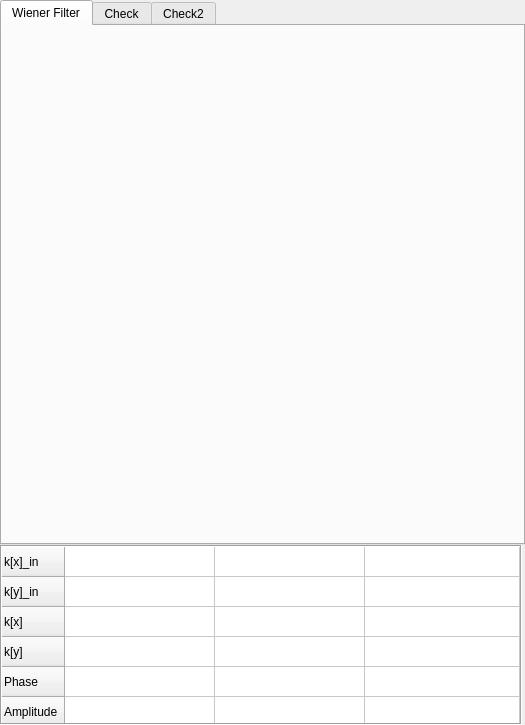
<?xml version="1.0" encoding="UTF-8"?>
<ui version="4.0">
 <class>CalibrationMessage</class>
 <widget class="QWidget" name="CalibrationMessage">
  <property name="geometry">
   <rect>
    <x>0</x>
    <y>0</y>
    <width>525</width>
    <height>725</height>
   </rect>
  </property>
  <property name="sizePolicy">
   <sizepolicy hsizetype="Expanding" vsizetype="Expanding">
    <horstretch>0</horstretch>
    <verstretch>0</verstretch>
   </sizepolicy>
  </property>
  <property name="minimumSize">
   <size>
    <width>50</width>
    <height>50</height>
   </size>
  </property>
  <property name="maximumSize">
   <size>
    <width>1000</width>
    <height>1000</height>
   </size>
  </property>
  <property name="windowTitle">
   <string>Calibration results</string>
  </property>
  <layout class="QVBoxLayout" name="verticalLayout_2">
   <property name="spacing">
    <number>0</number>
   </property>
   <property name="leftMargin">
    <number>0</number>
   </property>
   <property name="topMargin">
    <number>0</number>
   </property>
   <property name="rightMargin">
    <number>0</number>
   </property>
   <property name="bottomMargin">
    <number>0</number>
   </property>
   <item>
    <layout class="QVBoxLayout" name="verticalLayout">
     <item>
      <widget class="QTabWidget" name="tabWidget">
       <property name="enabled">
        <bool>true</bool>
       </property>
       <property name="currentIndex">
        <number>0</number>
       </property>
       <widget class="QWidget" name="wienerfilterTab">
        <attribute name="title">
         <string>Wiener Filter</string>
        </attribute>
        <layout class="QVBoxLayout" name="verticalLayout_3">
         <item>
          <layout class="QGridLayout" name="wienerfilterLayout">
           <property name="spacing">
            <number>0</number>
           </property>
          </layout>
         </item>
        </layout>
       </widget>
       <widget class="QWidget" name="tab_3">
        <property name="enabled">
         <bool>false</bool>
        </property>
        <attribute name="title">
         <string>Check</string>
        </attribute>
        <layout class="QVBoxLayout" name="verticalLayout_4">
         <property name="spacing">
          <number>0</number>
         </property>
         <property name="leftMargin">
          <number>0</number>
         </property>
         <property name="topMargin">
          <number>0</number>
         </property>
         <property name="rightMargin">
          <number>0</number>
         </property>
         <property name="bottomMargin">
          <number>0</number>
         </property>
         <item>
          <layout class="QFormLayout" name="formLayout_2"/>
         </item>
        </layout>
       </widget>
       <widget class="QWidget" name="tab_2">
        <property name="enabled">
         <bool>false</bool>
        </property>
        <attribute name="title">
         <string>Check2</string>
        </attribute>
        <layout class="QVBoxLayout" name="verticalLayout_5">
         <item>
          <layout class="QFormLayout" name="formLayout_3">
           <property name="horizontalSpacing">
            <number>0</number>
           </property>
           <property name="verticalSpacing">
            <number>0</number>
           </property>
          </layout>
         </item>
        </layout>
       </widget>
      </widget>
     </item>
     <item>
      <widget class="QWidget" name="widget" native="true">
       <property name="minimumSize">
        <size>
         <width>0</width>
         <height>180</height>
        </size>
       </property>
       <widget class="QTableWidget" name="currentTable">
        <property name="geometry">
         <rect>
          <x>0</x>
          <y>0</y>
          <width>522</width>
          <height>180</height>
         </rect>
        </property>
        <property name="sizePolicy">
         <sizepolicy hsizetype="Expanding" vsizetype="Maximum">
          <horstretch>0</horstretch>
          <verstretch>0</verstretch>
         </sizepolicy>
        </property>
        <property name="minimumSize">
         <size>
          <width>0</width>
          <height>180</height>
         </size>
        </property>
        <property name="maximumSize">
         <size>
          <width>16777215</width>
          <height>280</height>
         </size>
        </property>
        <property name="frameShape">
         <enum>QFrame::Box</enum>
        </property>
        <property name="frameShadow">
         <enum>QFrame::Sunken</enum>
        </property>
        <property name="verticalScrollBarPolicy">
         <enum>Qt::ScrollBarAlwaysOff</enum>
        </property>
        <property name="horizontalScrollBarPolicy">
         <enum>Qt::ScrollBarAsNeeded</enum>
        </property>
        <property name="showGrid">
         <bool>true</bool>
        </property>
        <property name="rowCount">
         <number>6</number>
        </property>
        <property name="columnCount">
         <number>3</number>
        </property>
        <attribute name="horizontalHeaderVisible">
         <bool>false</bool>
        </attribute>
        <attribute name="horizontalHeaderCascadingSectionResizes">
         <bool>true</bool>
        </attribute>
        <attribute name="horizontalHeaderMinimumSectionSize">
         <number>40</number>
        </attribute>
        <attribute name="horizontalHeaderDefaultSectionSize">
         <number>150</number>
        </attribute>
        <attribute name="horizontalHeaderHighlightSections">
         <bool>true</bool>
        </attribute>
        <attribute name="horizontalHeaderStretchLastSection">
         <bool>true</bool>
        </attribute>
        <attribute name="verticalHeaderStretchLastSection">
         <bool>true</bool>
        </attribute>
        <row>
         <property name="text">
          <string>k[x]_in</string>
         </property>
        </row>
        <row>
         <property name="text">
          <string>k[y]_in</string>
         </property>
        </row>
        <row>
         <property name="text">
          <string>k[x]</string>
         </property>
        </row>
        <row>
         <property name="text">
          <string>k[y]</string>
         </property>
        </row>
        <row>
         <property name="text">
          <string>Phase</string>
         </property>
        </row>
        <row>
         <property name="text">
          <string>Amplitude</string>
         </property>
        </row>
        <column/>
        <column/>
        <column/>
       </widget>
      </widget>
     </item>
    </layout>
   </item>
  </layout>
 </widget>
 <resources/>
 <connections/>
</ui>
